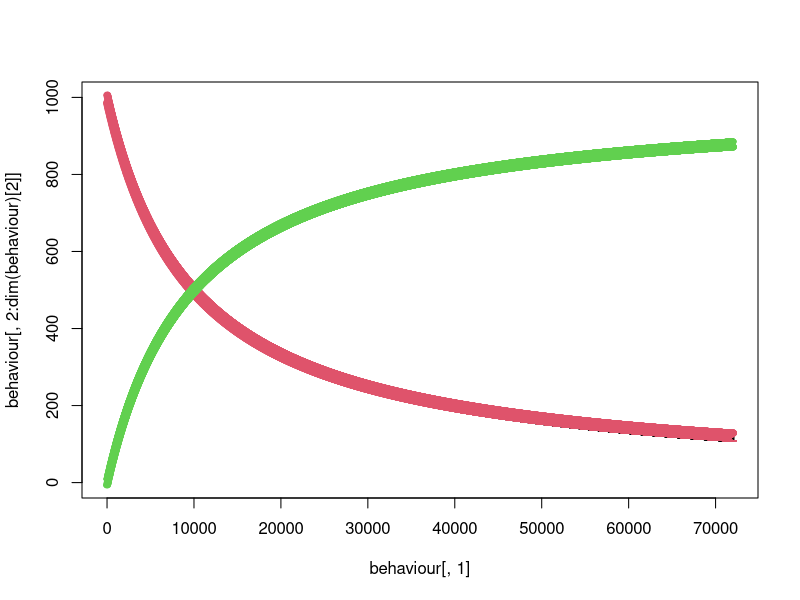

The R script that drew this image:
library(deSolve)

get_first_part <- function(react_str) {
    return(sub('->.*', '', react_str))
}

get_second_part <- function(react_str) {
    return(sub('.*->', '', react_str))
}

is_bimolecular <- function(react_str) {
    first_part <- get_first_part(react_str)
    return(grepl('\\+', first_part))
}

get_species_count <- function(species, reaction_part) {
    m <- gregexpr(paste('[1-9]*', species, sep = ''), reaction_part)
    matches <- regmatches(reaction_part, m)
    nums <- array(0, length(matches[[1]]))
    if(length(nums) > 0) {
        for(i in 1:length(nums)){
            nums[i] <- as.numeric(sub(species, '', matches[[1]][i]))
            if(is.na(nums[i])) {
                nums[i] <- 1
            }
        }
    }
    return(nums)
}

get_stoichiometry <- function(species, reaction) {
    f_p <- get_first_part(reaction)
    s_p <- get_second_part(reaction)
    
    f_p_n <- get_species_count(species, f_p)
    s_p_n <- get_species_count(species, s_p)
    
    r <- list(left_sto = sum(f_p_n), right_sto = sum(s_p_n))
    return(r)
}

reactants_in_reaction <- function(species, reaction) {
    f_p <- get_first_part(reaction)
    words <- strsplit(f_p, '[^a-zA-Z0-9]')[[1]]
    words <- words[words != '']
    r <- c()
    for(i in 1:length(species)) {
        if(any(words == species[i])) {
            r <- c(r, i)
        }
    }
    return(r)
}

#
# Reaction must be unimolecular or bimolecular
#  E.g.: A + B -> C
#        2A -> B
#
# Limitations:
#  - It only supports uni or bimolecular reactions
#  - Bidiretional reactions is not supported (two separated reactions are needed)
#
react <- function(species, ci, reactions, ki, t) {
    products <- matrix(data = 0, nrow = length(reactions), ncol = length(species))
    reactants <- matrix(data = 0, nrow = length(reactions), ncol = length(species))
    
    for(i in 1:length(reactions)) {
        for(j in 1:length(species)) {
            stoc <- get_stoichiometry(species[j], reactions[i])
            products[i,j] <- stoc$right_sto
            reactants[i,j] <- stoc$left_sto
        }
    }
    
    M <- products - reactants
    Mt <- t(M)
    
    fx <- function(t, y, parms) {
        dy <- numeric(length(y))
        
        v <- matrix(data = 0, nrow = length(reactions), ncol = 1)
        for(i in 1:length(reactions)) {
            s_is_reac <- reactants_in_reaction(species, reactions[i])
            v[i,1] <- ki[i] * prod(y[s_is_reac])
        }
        
        dy <- Mt %*% v
        
        return(list(dy))
    }
    
    result <- ode(times = t, y = ci, func = fx, parms = NULL)
    return(result)
}

react_4domain <- function(species, ci, reactions, ki, t) {
    
}

plot_behaviour <- function(behaviour) {
    matplot(x = behaviour[,1], y = behaviour[,2:dim(behaviour)[2]])
}

run_ApBeC <- function() {
    behaviour <- react(
        species   = c('A2', 'B', 'C'),
        ci        = c(1e3, 1e3, 0), 
        reactions = c('A2 + B -> C'),
        ki        = c(1e-7),
        t         = seq(0, 72000, 10)
    )
    return(behaviour)
}

run_lotka <- function() {
    behaviour <- react(
        species   = c('A', 'B'),
        ci        = c(2, 1), 
        reactions = c('A + B -> 2B',
                      'A -> 2A',
                      'B -> 0'),
        ki        = c(1.5,
                      1,
                      1),
        t         = seq(0, 45, 0.1)
    )
    return(behaviour)
}

run_lotka_scaled <- function() {
    behaviour <- react(
        species   = c('A', 'B'),
        ci        = c(20e-9, 10e-9), 
        reactions = c('A + B -> 2B',
                      'A -> 2A',
                      'B -> 0'),
        ki        = c(5e5,
                      1/300,
                      1/300),
        t         = seq(0, 12600, 1)
    )
    return(behaviour)
}

run_ApBeC_4domain <- function() {
    behaviour <- react(
        species   = c('A', 'B', 'C', 'L', 'H', 'W', 'O', 'T'),
        ci        = c(1e3, 1e3, 0.0, 1e5, 0.0, 1e5, 0.0, 1e5), 
        reactions = c('A + L -> H + W',
                      'H + W -> A + L',
                      'B + H -> O',
                      'O + T -> C'),
        ki        = c(1e-7,
                      1e-3,
                      1e-3,
                      1e-3),
        t         = seq(0, 72000, 1)
    )
    return(behaviour)
}

run_origonator <- function() {
    # It is not working properly yet
    behaviour <- react(
        species   = c('A', 'B', 'C'),
        ci        = c(0.8e-9, 4.5e-9, 0.8e-9), 
        reactions = c('B -> A',
                      'B + A -> 0',
                      'A -> 2A + C',
                      '2A -> 0',
                      'C -> B',
                      'C -> 0'),
        ki        = c(3.889e-7,
                      5e5,
                      0.00232,
                      12500,
                      0.00198,
                      1.195e-5),
        t         = seq(0, 360000, 1)
    )
    return(behaviour)
}

run_rossler <- function() {
    # It is not working properly yet
    behaviour <- react(
        species   = c('A', 'B', 'C'),
        ci        = c(1.8e-9, 1.8e-9, 1.8e-9), 
        reactions = c('A -> 2A',
                      '2A -> A',
                      'B + A -> 2B',
                      'B -> 0',
                      'A + C -> 0',
                      'C -> 2C',
                      '2C -> C'),
        ki        = c(0.002,
                      200000,
                      400000,
                      0.000667,
                      400000,
                      0.001,
                      200000),
        t         = seq(0, 144000, 1)
    )
    return(behaviour)
}

consensus <- function() {
    behaviour <- react(
        species   = c('X', 'Y', 'B'),
        ci        = c(0.7 * 80e-9, 0.3 * 80e-9, 0.0),
        reactions = c('X + Y -> 2B',
                      'B + X -> 2X',
                      'B + Y -> 2Y'),
        ki        = c(2e3, 2e3, 2e3),
        t         = seq(0, 54000, 5)
    )
}

behaviour <- run_ApBeC()
#behaviour <- run_lotka()
#behaviour <- run_lotka_scaled()
#behaviour <- run_ApBeC_4domain()
#behaviour <- run_origonator()
#behaviour <- run_rossler()
#behaviour <- consensus()

plot_behaviour(behaviour)
